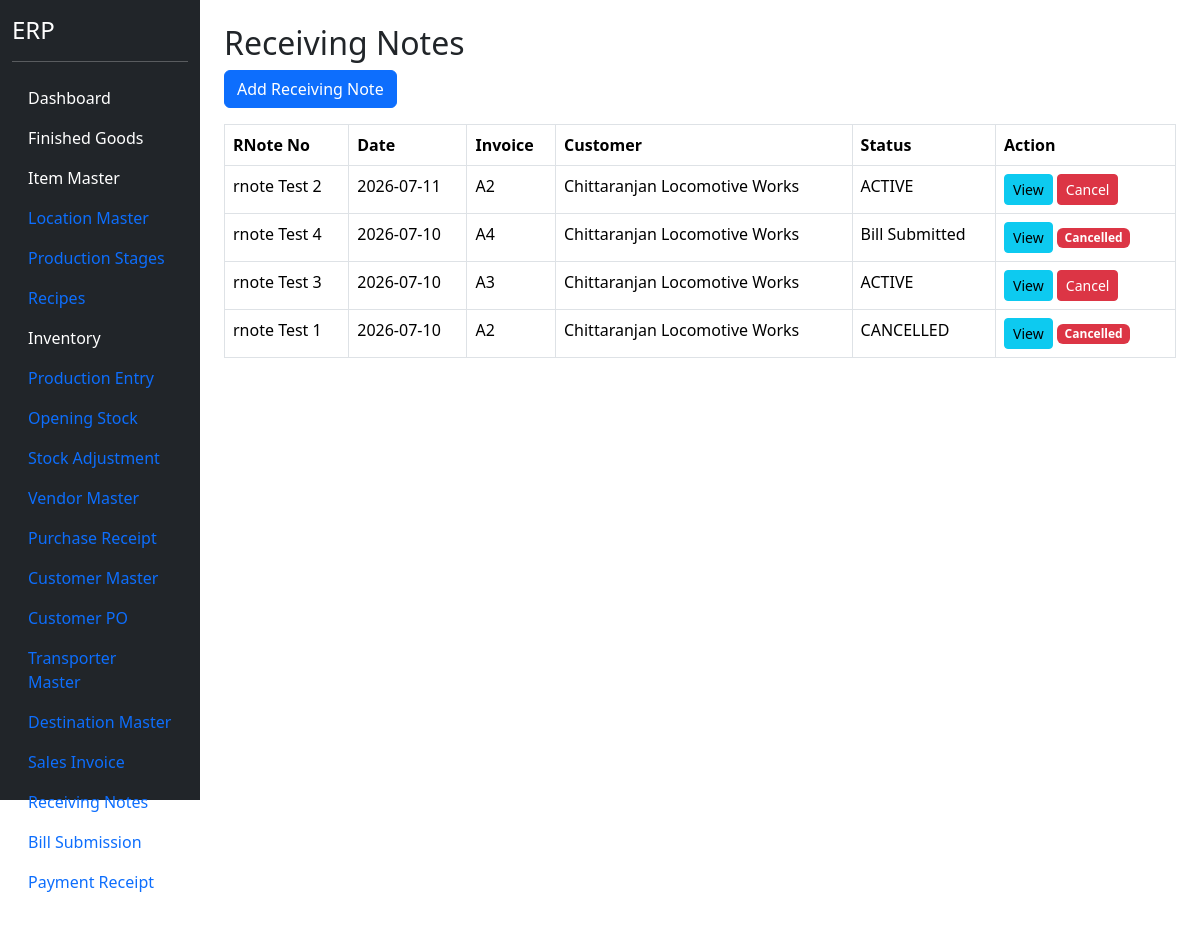
Page /receiving-note (signed in) on the earlier database version.
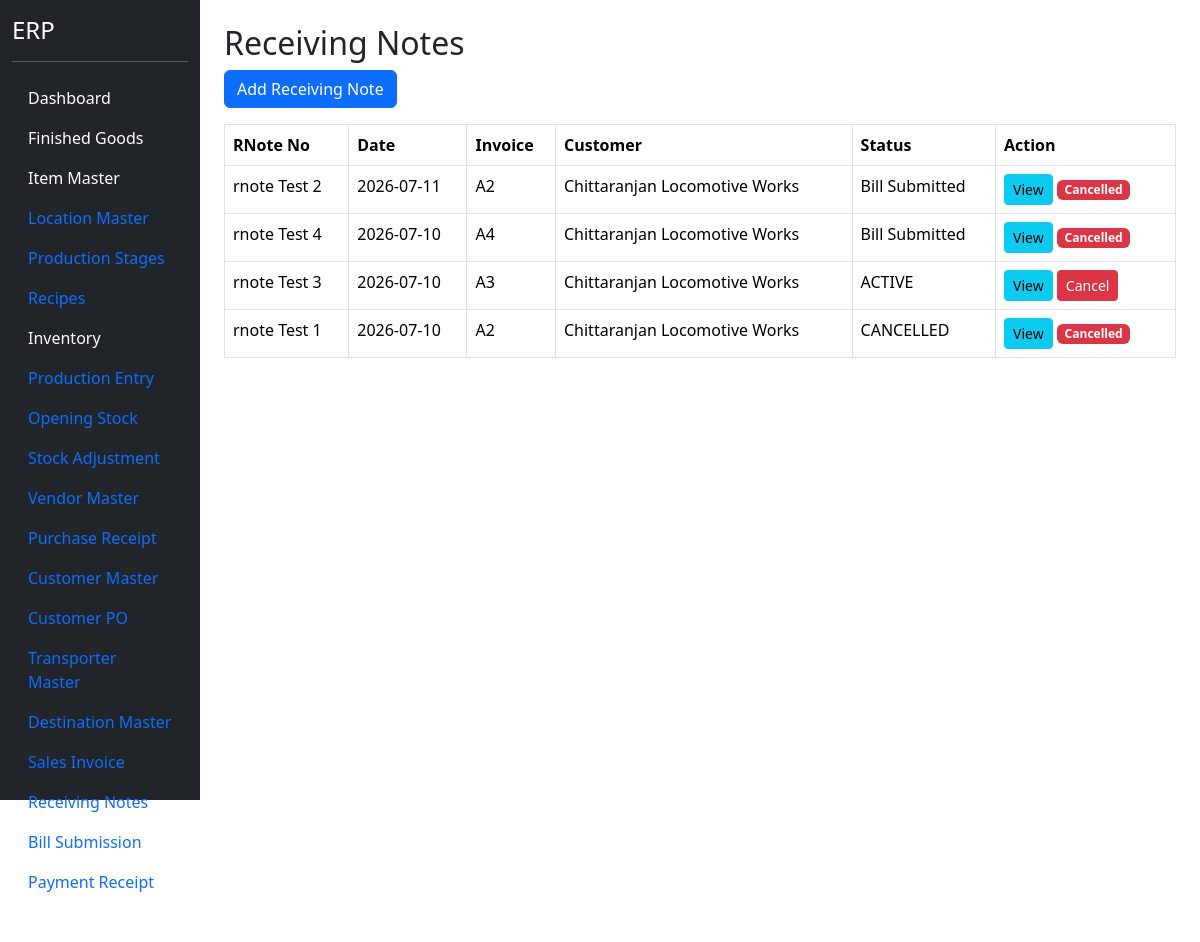
Same page on the later database version.
### models.py (models this page shows)
class ReceivingNoteHeader(db.Model):
    __tablename__ = "receiving_note_header"
    id = db.Column(
        db.Integer,
        primary_key=True
    )
    rnote_no = db.Column(
        db.String(50),
        unique=True,
        nullable=False
    )
    rnote_date = db.Column(
        db.Date,
        nullable=False
    )
    sales_invoice_header_id = db.Column(
        db.Integer,
        db.ForeignKey("sales_invoice_header.id"),
        nullable=False
    )
    customer_id = db.Column(
        db.Integer,
        db.ForeignKey("customer_master.id"),
        nullable=False
    )
    received_by = db.Column(
        db.String(150)
    )
    remarks = db.Column(
        db.String(500)
    )
    status = db.Column(
        db.String(30),
        default="OPEN"
    )
    invoice = db.relationship(
        "SalesInvoiceHeader"
    )
    customer = db.relationship(
        "CustomerMaster"
    )
    details = db.relationship(
    "ReceivingNoteDetail",
    backref="receiving_note",
    cascade="all, delete-orphan"
    )

class SalesInvoiceHeader(db.Model):
    __tablename__ = "sales_invoice_header"
    id = db.Column(
        db.Integer,
        primary_key=True
    )
    invoice_no = db.Column(
        db.String(50),
        nullable=False,
        unique=True
    )
    invoice_date = db.Column(
        db.Date,
        nullable=False
    )
    customer_po_header_id = db.Column(
        db.Integer,
        db.ForeignKey("customer_po_header.id"),
        nullable=False
    )
    customer_id = db.Column(
        db.Integer,
        db.ForeignKey("customer_master.id"),
        nullable=False
    )
    destination_id = db.Column(
        db.Integer,
        db.ForeignKey("destination_master.id"),
        nullable=False
    )
    transporter_id = db.Column(
        db.Integer,
        db.ForeignKey("transporter_master.id"),
        nullable=False
    )
    vehicle_no = db.Column(
        db.String(50)
    )
    lr_no = db.Column(
        db.String(100)
    )
    eway_bill_no = db.Column(
        db.String(100)
    )
    location_id = db.Column(
    db.Integer,
    db.ForeignKey("location_master.id"),
    nullable=False
    )
    remarks = db.Column(
        db.String(500)
    )
    status = db.Column(
        db.String(30),
        default="Pending RNote"
    )
    customer = db.relationship("CustomerMaster")
    customer_po = db.relationship("CustomerPOHeader")
    destination = db.relationship("DestinationMaster")
    transporter = db.relationship("TransporterMaster")
    location = db.relationship("LocationMaster")
    details = db.relationship(
        "SalesInvoiceDetail",
        backref="invoice",
        cascade="all, delete-orphan"
    )

class CustomerMaster(db.Model):
    __tablename__ = "customer_master"
    id = db.Column(
        db.Integer,
        primary_key=True
    )
    customer_code = db.Column(
        db.String(20),
        unique=True,
        nullable=True
    )
    customer_name = db.Column(
        db.String(200),
        nullable=False
    )
    contact_person = db.Column(
        db.String(100)
    )
    mobile = db.Column(
        db.String(20)
    )
    email = db.Column(
        db.String(100)
    )
    gst_no = db.Column(
        db.String(30)
    )
    pan_no = db.Column(
        db.String(20)
    )
    address = db.Column(
        db.String(500)
    )
    city = db.Column(
        db.String(100)
    )
    state = db.Column(
        db.String(100)
    )
    country = db.Column(
        db.String(100),
        default="India"
    )
    pincode = db.Column(
        db.String(20)
    )
    credit_days = db.Column(
        db.Integer,
        default=30
    )
    credit_limit = db.Column(
        db.Float,
        default=0
    )
    active = db.Column(
        db.Boolean,
        default=True
    )

### blueprints/masters/routes.py (the view)
@masters_bp.route("/receiving-note")
@login_required
def receiving_note():
    rnote_list = ReceivingNoteHeader.query.order_by(
        ReceivingNoteHeader.rnote_date.desc(),
        ReceivingNoteHeader.rnote_no.desc()
    ).all()
    return render_template(
        "receiving_note.html",
        rnote_list=rnote_list
    )

### app.py (called while the page is built)
@login_manager.user_loader
def load_user(user_id):
    return User.query.get(int(user_id))

### templates/receiving_note.html (shortened to what this page needs)
{% extends "base.html" %}
{% block content %}
<div class="container mt-4">
<h2>
Receiving Notes
</h2>
<a
href="/receiving-note/add"
class="btn btn-primary mb-3">
Add Receiving Note
</a>
<table class="table table-bordered">
<thead>
<tr>
<th>RNote No</th>
<th>Date</th>
<th>Invoice</th>
<th>Customer</th>
<th>Status</th>
<th width="180">Action</th>
</tr>
</thead>
<tbody>
{% for rnote in rnote_list %}
<tr>
<td>{{ rnote.rnote_no }}</td>
<td>{{ rnote.rnote_date }}</td>
<td>{{ rnote.invoice.invoice_no }}</td>
<td>{{ rnote.customer.customer_name }}</td>
<td>{{ rnote.status }}</td>
<td>
<a
href="{{ url_for('masters.view_receiving_note',id=rnote.id) }}"
class="btn btn-info btn-sm">
View
</a>
{% if rnote.status=="ACTIVE" %}
<button
class="btn btn-danger btn-sm"
data-bs-toggle="modal"
data-bs-target="#cancelRNoteModal"
data-id="{{ rnote.id }}"
data-number="{{ rnote.rnote_no }}">
Cancel
</button>
{% else %}
<span class="badge bg-danger">
Cancelled
</span>
{% endif %}
</td>
</tr>
{% endfor %}
</tbody>
</table>
</div>
{% endblock %}

Differences in the rows shown:
changed ReceivingNoteHeader "rnote Test 2": status "ACTIVE" → "Bill Submitted"; status "Cancel" → "Cancelled"
